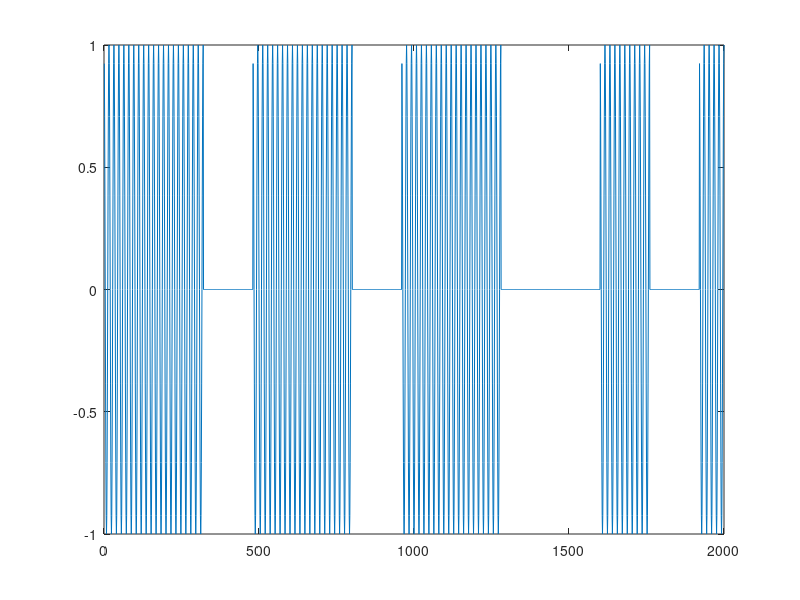

The MATLAB source for this figure: (Note: this script raises an error after producing the figure.)
SIZE = 10240; %Number of bits to be transmitted
originalData= randi([0 1],1,SIZE); % This generates an array of random binary numbers
SNR = 20; %Signal  to Noise Ratio

Fc = 10000; %Carrier Frequency
Fs = Fc * 16; %Sampling Frequency
index = 1:2000; %Output Range

dataRate = 1000; %Number of bits transfered per second
numberOfSamplesPerBit =  round(Fs/dataRate); %Number of samples per bit
totalNumberOfSamples = round(Fs*SIZE/dataRate); %Total Number of samples to be modulated

%Initialization of Carrier Signal with an array of zeros
carrierSignal = zeros(1,totalNumberOfSamples); 
Loop = 1;

%Loop to obtain sampled cosined values as carrier signal
while(Loop<=totalNumberOfSamples)
carrierSignal(Loop) = cos(2*pi*(Fc/Fs)*Loop);
Loop = Loop+1;
end

%disp(carrierSignal);

%Multiplication of carrier signal with input signal
replicatedData = repelem(originalData,numberOfSamplesPerBit);
modulatedSignal = carrierSignal.*replicatedData;

%disp(modulatedSignal);

figure();
plot(index,modulatedSignal(1:length(index)));

%To generate artificial noise to be added with the modulated signal
noisySignal = NoisySignalGeneration(modulatedSignal, totalNumberOfSamples, SNR);

figure();
plot(index,noisySignal(1:length(index)));

%To Obtain demodulated signal by multiplying with twice the carrier signal
demodulatedSignal = (2*carrierSignal).*noisySignal;

figure();
plot(index,demodulatedSignal(1:2000));

%To generate a low pass butterworth 6th order filter and obtain filtered signal with
%cutoff frequecy of 0.2
[b,a] = butter(6,0.2);
filteredSignal = filtfilt(b,a,demodulatedSignal);

figure();
plot(index,filteredSignal(1:length(index)));

%Obtain midpoints from recieved filtered signal
demodulatedData = filteredSignal(numberOfSamplesPerBit/2:numberOfSamplesPerBit:totalNumberOfSamples);

%Use threshold logic to decode the received signal by setting threshold to 0.5 
decodedData = DataDecoding(demodulatedData, SIZE, 0.5,[0,1]);

%Calculate the bit error rate
errorRate = ErrorRate(originalData,decodedData, SIZE);

disp("Error : "+ errorRate);